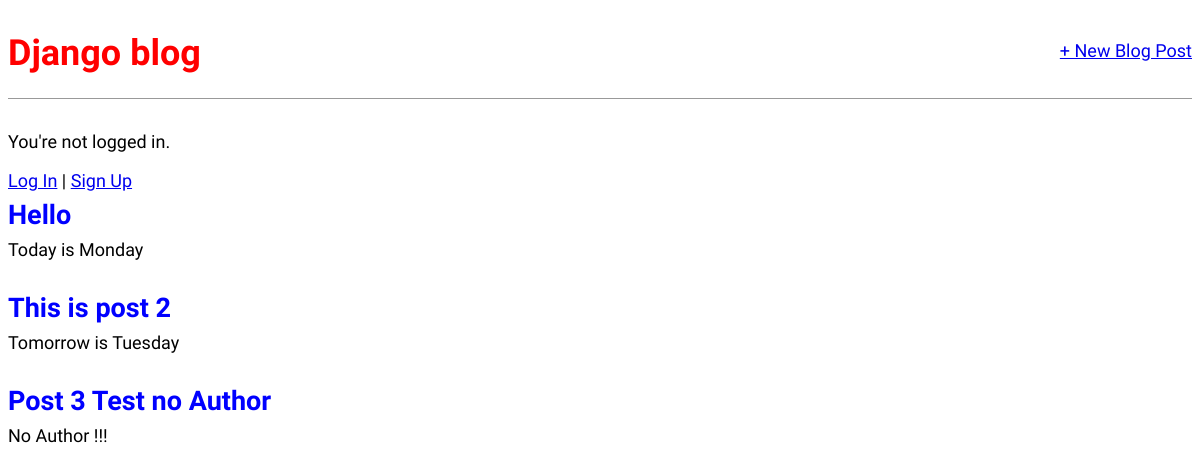
The app's page /, older data.
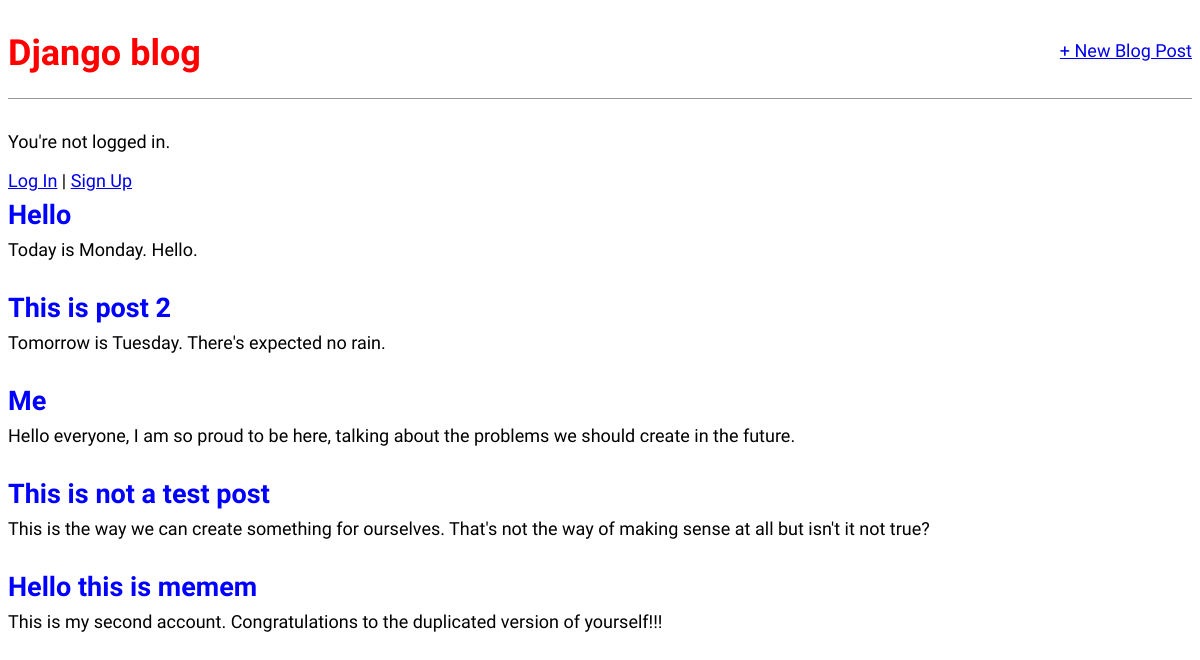
The same page, newer data.
### blog/models.py (models this page shows, shortened)
class Post(models.Model):
    title = models.CharField(max_length=200)
    author = models.ForeignKey("auth.user", on_delete=models.CASCADE, null=True)
    body = models.TextField()

### blog/views.py (the view)
# urls.py: path("", BlogListView.as_view(), name='home'),
class BlogListView(ListView):
    model = Post
    template_name = "home.html"

### templates/home.html
{% extends "base.html" %}
{% block content %}
{% for post in post_list %}
    <div class="post-entry">
        <h2><a href="{% url 'post_detail' post.pk %}">{{ post.title }}</a></h2>
        <p>{{ post.body }}</p>
    </div>
{% endfor %}
{% endblock content %}

### templates/base.html (shortened to what this page needs)
{% load static %}
<html>
    <head>
        <link href="{% static 'css/base.css' %}" rel="stylesheet">
    </head>
    <body>
        <div>
            <header>
                <div class="nav-left">
                    <h1><a href="{% url 'home' %}">Django blog</a></h1>
                </div>
                <div class="nav-right">
                    <a href="{% url 'post_new' %}" rel="stylesheet">+ New Blog Post</a>
                </div>
            </header>
            {% if user.is_authenticated %}
                <p>Hi {{ user.username }}!</p>
                <p><a href="{% url 'logout' %}">Log out</a></p>
            {% else %}
                <p>You're not logged in.</p>
                <a href="{% url 'login' %}">Log In</a> |
                <a href="{% url 'signup' %}">Sign Up</a>
            {% endif %}
        {% block content %}
        {% endblock content %}
        </div>
    </body>
</html>

### static/css/base.css (style rules this page uses)
body { font-family: 'Source Sans Pro', sans-serif; font-size: 18px }
header { border-bottom: 1px solid #999; margin-bottom: 2rem; display:flex; }
header h1 a { color:red; text-decoration: none; }
.nav-left { margin-right: auto; }
.nav-right { display: flex; padding-top: 2rem; }
.post-entry { margin-bottom: 2rem; }
.post-entry h2 { margin: 0.5rem 0; }
.post-entry h2 a, .post-entry h2 a:visited { color: blue; text-decoration: none; }
.post-entry p { margin: 0; font-weight: 400; }

Row changes from the older to the newer data that the page shows:
removed Post: title "Post 3 Test no Author", body "No Author !!!"
changed Post "Hello": body "Today is Monday" → "Today is Monday. Hello."
changed Post "This is post 2": body "Tomorrow is Tuesday" → "Tomorrow is Tuesday. There's expected no rain."
added Post: title "Me", body "Hello everyone, I am so proud to be here, talking about the problems we should create in the future."
added Post: title "This is not a test post", body "This is the way we can create something for ourselves. That's not the way of making sense at all but isn't it not true?"
added Post: title "Hello this is memem", body "This is my second account. Congratulations to the duplicated version of yourself!!!"
